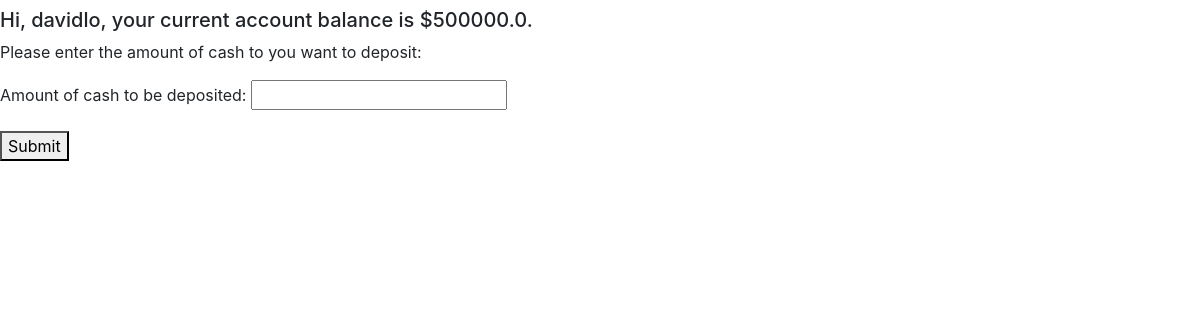
Page /trader/deposit-cash/ (signed in) on the earlier database version.
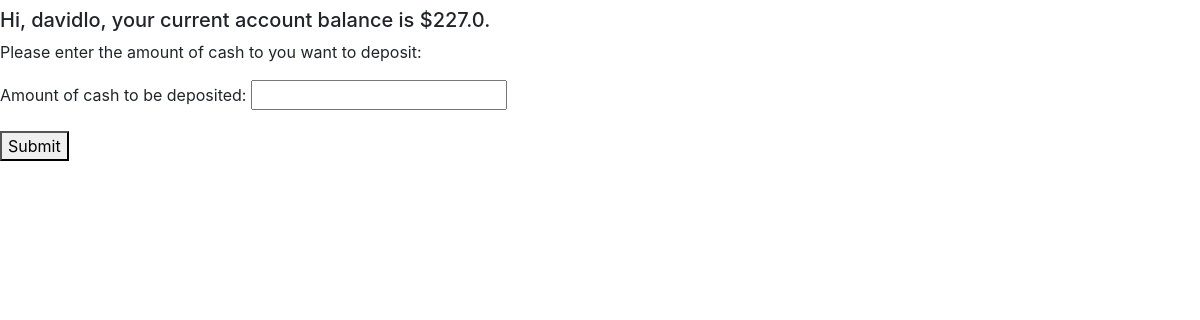
Same page on the later database version.
### trader/models.py (models this page shows, shortened)
class Cash(models.Model):
    user = models.ForeignKey(User, on_delete=models.CASCADE)
    cash = models.FloatField(default=0)
    updated = models.DateTimeField(blank=True, null=True)
    def __float__(self):
        return self.cash

### trader/views.py (the view)
# urls.py: path('deposit-cash/', views.depositcash, name='deposit-cash'),
@login_required
def depositcash(request):
    cash = float(Cash.objects.get(user=request.user))
    username = request.user
    form = DepositCashForm()
    context = {
        'cash': cash,
        'username': username,
        'form': form,
    }
    return render(request, 'inject-cash.html', context)

### trader/forms.py
class DepositCashForm(forms.Form):
    cash = forms.FloatField(label='Amount of cash to be deposited')
    tx_time = forms.DateField(widget=forms.HiddenInput(), required=False)

### trader/templates/inject-cash.html (shortened to what this page needs)
{% extends "base.html" %}
{% block content %}
    <h5 class="my-2">Hi, {{ user.get_username }}, your current account balance is ${{ cash }}.</h5>
    <p>Please enter the amount of cash to you want to deposit:</p>
    <form action="{% url 'deposit-preview' %}" method="POST">
        {{ form.as_p }}
        <button type="submit">Submit</button>
    </form>
{% endblock %}

Differences in the rows shown:
changed Cash: cash "500000.0" → "227.0"
